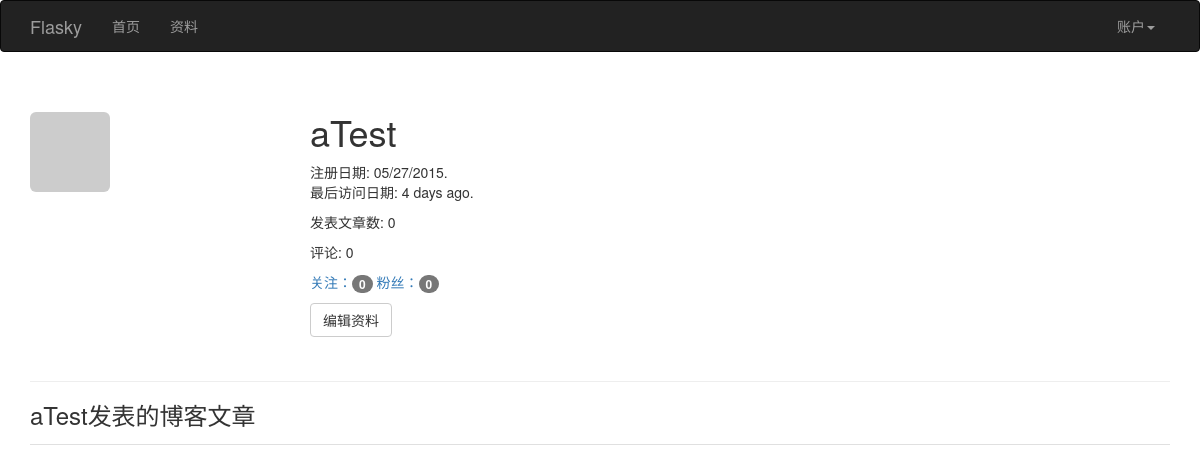
Page /user/aTest (signed in) on the earlier database version.
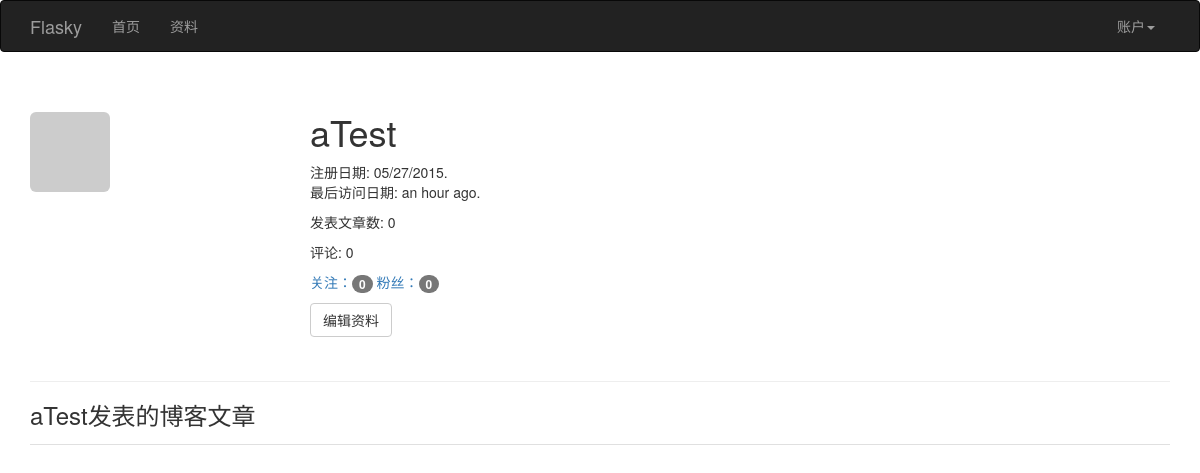
Same page on the later database version.
### app/models.py (models this page shows, shortened)
class User(UserMixin, db.Model):
              __tablename__ = 'users'                                       #表名 users
              id = db.Column(db.Integer, primary_key=True)                  #列名 id
              email = db.Column(db.String(64), unique=True, index=True)     #列名 email （用户使用电子邮件进行登录）
              username = db.Column(db.String(64), unique=True, index=True)  #列名 username
              role_id = db.Column(db.Integer, db.ForeignKey('roles.id'))
              password_hash = db.Column(db.String(128))                     #列名: 密码哈希散列
              confirmed = db.Column(db.Boolean, default=False)              #列名: 注册用户确认 (1表示已验证, 0表示没有验证)
              name = db.Column(db.String(64))                               #列名: 真实姓名
              location = db.Column(db.String(64))                           #列名: 所在地
              about_me = db.Column(db.Text())                               #列名: 自我介绍
              member_since = db.Column(db.DateTime(), default=datetime.utcnow)  #列名: 注册日期
              last_seen = db.Column(db.DateTime(), default=datetime.utcnow)     #列名: 最后访问日期
              avatar_hash = db.Column(db.String(32))  #Gravatar头像生成的MD5值
              posts = db.relationship('Post', backref='author', lazy='dynamic') #外链到posts文章表
              followed = db.relationship('Follow',
                                         foreign_keys=[Follow.follower_id],             #foreign_keys参数指定外键,防止外键间的歧义
                                         backref=db.backref('follower', lazy='joined'), #lazy='joined'  加载记录,但使用联结
                                         lazy='dynamic',                                #lazy='dynamic' 不加载记录，但提供加载记录的查询
                                         cascade='all, delete-orphan')                  #启用所有默认层叠选项,而且删除孤儿记录
              followers = db.relationship('Follow',
                                          foreign_keys=[Follow.followed_id],
                                          backref=db.backref('followed', lazy='joined'),
                                          lazy='dynamic',
                                          cascade='all, delete-orphan')
              comments = db.relationship('Comment', backref='author', lazy='dynamic')
              @property  #@property作用是将方法函数变成了属性
              def password(self):
                            '''  password的只读属性(如果试图读取password属性的值,则会返回错误)  '''
                            raise AttributeError('password is not a readable attribute')
              def can(self, permissions):
                            return self.role is not None and \
                                   (self.role.permissions & permissions) == permissions
              def is_administrator(self):
                            return self.can(Permission.ADMINISTER)
              def ping(self):
                            self.last_seen = datetime.utcnow()
                            db.session.add(self)
              def gravatar(self, size=100, default='identicon', rating='g'):
                            if request.is_secure:
                                          url = 'https://secure.gravatar.com/avatar'
                            else:
                                          url = 'http://www.gravatar.com/avatar'
                            hash = self.avatar_hash or hashlib.md5(self.email.encode('utf-8')).hexdigest()
                            return '{url}/{hash}?s={size}&d={default}&r={rating}'.format(url=url, hash=hash, size=size, default=default, rating=rating)
              ''' 使用: python manage.py shell
                       User.generate_fake(100)
              '''

### app/main/views.py (the view)
@main.route('/user/<username>')
def user(username):
    user = User.query.filter_by(username=username).first()
    if user is None:
        abort(404)
    posts = user.posts.order_by(Post.timestamp.desc()).all() #获取该用户的博客文章资料页路由
    return render_template('user.html', user=user, posts=posts)

### app/auth/views.py (called while the page is built)
@auth.before_app_request
def before_request():
              ''' 2.更新已登录用户的访问时间 '''
              if current_user.is_authenticated():
                            current_user.ping()   #更新已登录用户的访问时间
                            if not current_user.confirmed \
                               and request.endpoint[:5] != 'auth.' \
                               and request.endpoint != 'static':
                                          return redirect(url_for('auth.unconfirmed'))

### app/main/__init__.py (called while the page is built)
@main.app_context_processor
def inject_permissions():
              return dict(Permission=Permission)

### app/models.py (called while the page is built)
@login_manager.user_loader
def load_user(user_id):
              return User.query.get(int(user_id))

### app/templates/user.html (shortened to what this page needs)
{% extends "base.html" %}
{% import "_macros.html" as macros %}
{% block page_content %}
<div class="page-header">
<img class="img-rounded profile-thumbnail" src="{{ user.gravatar(size=256) }}">
<div class="profile-header">
<h1>{{ user.username }}</h1>
<p>
注册日期:  {{ moment(user.member_since).format('L') }}.
最后访问日期: {{ moment(user.last_seen).fromNow() }}.
</p>
<p>发表文章数: {{  user.posts.count() }} </p>
<p>评论: {{  user.comments.count() }}</p>
<p>
<a href="{{ url_for('.followed_by', username=user.username)}}">关注：<span class="badge">{{ user.followed.count() -1 }}</span></a>
<a href="{{ url_for('.followers', username=user.username) }}">粉丝：<span class="badge">{{ user.followers.count() -1 }}</span></a>
</p>
<p>
{% if user == current_user %}
<a class="btn btn-default" href="{{ url_for('.edit_profile') }}">编辑资料 </a>
{% endif %}
</p>
</div>
</div>
<h3>{{ user.username }}发表的博客文章 </h3>
{% include '_posts.html' %}
{% endblock %}

### app/templates/base.html (shortened to what this page needs)
{%  extends "bootstrap/base.html" %}
{% block head %}
{{ super() }}
<link rel="stylesheet" type="text/css" href="{{ url_for('static', filename='styles.css') }}">
{% endblock %}
{% block navbar %}
<div class="navbar navbar-inverse" role="navigation">
              <div class="container">
                            <div class="navbar-header">
                                          <a  class="navbar-brand" href="{{ url_for('main.index') }}">Flasky</a>
                            </div>
                            <div class="navbar-collapse collapse">
                                          <ul class="nav navbar-nav">
                                                        <li><a href="{{ url_for('main.index') }}">首页</a></li>
                                                        {% if current_user.is_authenticated() %}
                                                        <li><a href="{{ url_for('main.user', username=current_user.username) }}">资料</a></li>
                                                        {% endif %}
                                          </ul>
                                          <ul class="nav navbar-nav navbar-right">
                                           {% if current_user.is_authenticated() %}
                                           <li class="dropdown">
                                           <a href="#" class="dropdown-toggle" data-toggle="dropdown">账户<b class="caret"></b></a>
                                           </li>
                                           {% else %}
                                           <li> <a href="{{ url_for('auth.login')}}">登录</a> </li>
                                           {% endif %}
                                          </ul>
                            </div>
              </div>
</div>
{% endblock %}
{% block content %}
<div class="container">
              {% block page_content %} {%  endblock %}
</div>
{% endblock %}

### app/templates/_posts.html (shortened to what this page needs)
<ul class="posts">
</ul>

### app/static/styles.css (style rules this page uses)
.profile-thumbnail { position: absolute; }
.profile-header { min-height: 260px; margin-left: 280px; }
ul.posts { list-style-type: none; padding: 0px; margin: 16px 0px 0px 0px; border-top: 1px solid #e0e0e0; }

Differences in the rows shown:
changed User "aTest": last_seen "4 days ago" → "an hour ago"
